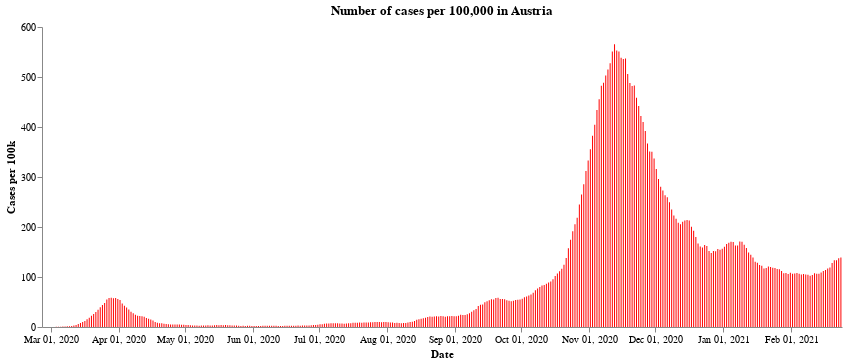

Notebook source saved alongside this figure:
### Markdown cell above
First we have the number of cases per 100,000 population across the whole of Austria. After a very sharp rise in cases during the end of October and the middle of November, the number of new cases have fallen due to the second lockdown. At the time of writting, the cases seem to have levelled off a little - though the Austrian government announced a third lockdown lasting a month starting from the 26th of December, in the expectation that cases will continue to rise over the festive period.

### Code cell
#collapse
import altair as alt

alt.Chart(all_austria).mark_bar(
    color='red',
    opacity=1,
    size=1
).encode(
    x=alt.X("yearmonthdate(Time):T", axis=alt.Axis(title='Date')),
    y=alt.Y("SiebenTageInzidenzFaelle:Q",
            axis=alt.Axis(title='Cases per 100k')),
).configure_axis(grid=False).configure_view(strokeWidth=0).properties(
    title='Number of cases per 100,000 in Austria', width=800
)

### Figure 1 — Vega-Lite specification as saved in the notebook (floating-point values rounded to 4 significant figures; data arrays with more than 128 entries replaced by an {"elided": "..."} marker saying what was removed)
{"config": {"view": {"continuousWidth": 400, "continuousHeight": 300, "strokeWidth": 0}, "axis": {"grid": false}}, "data": {"name": "data-4732dbb59cdcd4b4cf7c2f7fe5115788"}, "mark": {"type": "bar", "color": "red", "opacity": 1, "size": 1}, "encoding": {"x": {"type": "temporal", "axis": {"title": "Date"}, "field": "Time", "timeUnit": "yearmonthdate"}, "y": {"type": "quantitative", "axis": {"title": "Cases per 100k"}, "field": "SiebenTageInzidenzFaelle"}}, "title": "Number of cases per 100,000 in Austria", "width": 800, "$schema": "https://vega.github.io/schema/vega-lite/v4.8.1.json", "datasets": {"data-4732dbb59cdcd4b4cf7c2f7fe5115788": {"elided": "364 records"}}}
